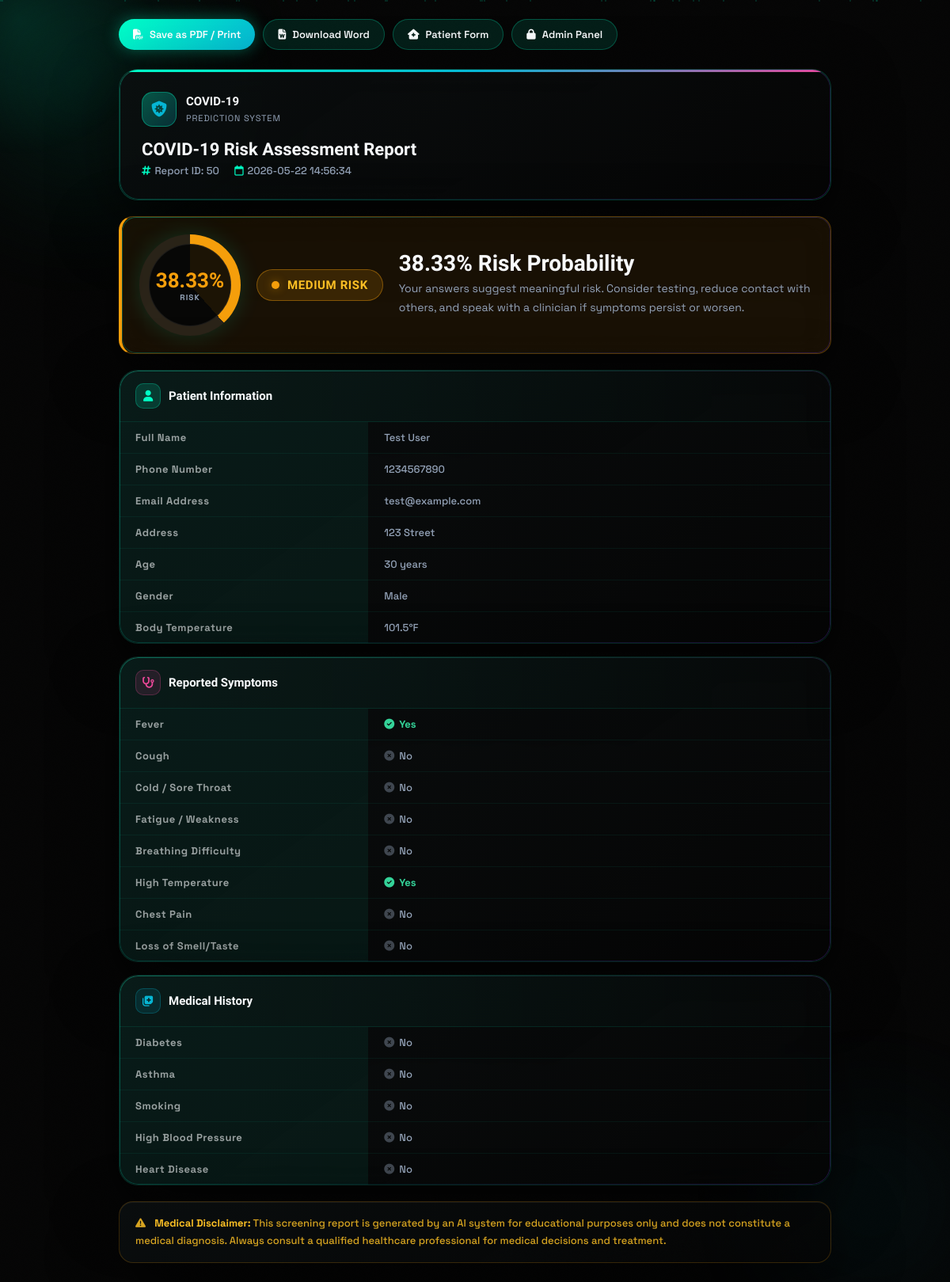
Page /report/50 (signed in) on the committed database.
### tables this page shows
CREATE TABLE predictions (
            id                  INTEGER PRIMARY KEY AUTOINCREMENT,
            user_id             INTEGER,
            created_at          TEXT    NOT NULL,
            name                TEXT    NOT NULL DEFAULT '',
            phone               TEXT    NOT NULL DEFAULT '',
            email               TEXT    NOT NULL DEFAULT '',
            address             TEXT    NOT NULL DEFAULT '',
            age                 INTEGER NOT NULL DEFAULT 35,
            gender              TEXT    NOT NULL DEFAULT 'Male',
            fever               TEXT    NOT NULL DEFAULT 'No',
            cough               TEXT    NOT NULL DEFAULT 'No',
            cold_sore_throat    TEXT    NOT NULL DEFAULT 'No',
            weakness            TEXT    NOT NULL DEFAULT 'No',
            breathing_difficulty TEXT   NOT NULL DEFAULT 'No',
            high_temperature    TEXT    NOT NULL DEFAULT 'No',
            temperature_f       REAL    NOT NULL DEFAULT 98.6,
            chest_pain          TEXT    NOT NULL DEFAULT 'No',
            loss_smell_taste    TEXT    NOT NULL DEFAULT 'No',
            diabetes            TEXT    NOT NULL DEFAULT 'No',
            asthma              TEXT    NOT NULL DEFAULT 'No',
            smoke               TEXT    NOT NULL DEFAULT 'No',
            high_blood_pressure TEXT    NOT NULL DEFAULT 'No',
            heart_disease       TEXT    NOT NULL DEFAULT 'No',
            risk_label          TEXT    NOT NULL DEFAULT 'Low Risk',
            risk_probability    REAL    NOT NULL DEFAULT 0,
            prediction          INTEGER NOT NULL DEFAULT 0,
            recommendation      TEXT    NOT NULL DEFAULT '',
            fallback            INTEGER NOT NULL DEFAULT 0
        );

### api/app.py (the view)
@app.get("/report/<int:record_id>")
def report(record_id):
    row = prediction_row(record_id)
    if row is None:
        return jsonify({"error": "Record not found."}), 404
    return render_template("report.html", **report_context(row))

### api/app.py (called while the page is built)
def get_db():
    if USE_POSTGRES:
        return _PgConnection(DATABASE_URL)
    conn = sqlite3.connect(DB_PATH)
    conn.row_factory = sqlite3.Row
    return conn

def prediction_row(record_id: int):
    init_db()
    with get_db() as conn:
        return conn.execute("SELECT * FROM predictions WHERE id=?", (record_id,)).fetchone()

def report_context(row):
    return {
        "record": row,
        "symptoms": [
            ("Fever", row["fever"]),
            ("Cough", row["cough"]),
            ("Cold / Sore Throat", row["cold_sore_throat"]),
            ("Fatigue / Weakness", row["weakness"]),
            ("Breathing Difficulty", row["breathing_difficulty"]),
            ("High Temperature", row["high_temperature"]),
            ("Chest Pain", row["chest_pain"]),
            ("Loss of Smell/Taste", row["loss_smell_taste"]),
        ],
        "history": [
            ("Diabetes", row["diabetes"]),
            ("Asthma", row["asthma"]),
            ("Smoking", row["smoke"]),
            ("High Blood Pressure", row["high_blood_pressure"]),
            ("Heart Disease", row["heart_disease"]),
        ],
    }

@app.after_request
def cors(response):
    response.headers["Access-Control-Allow-Origin"]  = "*"
    response.headers["Access-Control-Allow-Headers"] = "Content-Type"
    response.headers["Access-Control-Allow-Methods"] = "GET, POST, OPTIONS"
    return response

### api/templates/report.html (shortened to what this page needs)
<!DOCTYPE html>
<html lang="en">
<head>
  <link rel="stylesheet" href="https://cdnjs.cloudflare.com/ajax/libs/font-awesome/6.4.0/css/all.min.css" />
</head>
<body>
  <div class="cursor-glow" id="cursorGlow" aria-hidden="true"></div>
  <div class="particle-field" id="particleField" aria-hidden="true"></div>
  <div class="backglow" aria-hidden="true">
    <div class="blob one"></div>
    <div class="blob two"></div>
  </div>
  <div class="page">
    {% if printable is not defined or printable %}
    <div class="action-bar">
      <button class="btn btn-primary" onclick="window.print()">
        <i class="fa-solid fa-file-pdf"></i> Save as PDF / Print
      </button>
      <a class="btn btn-secondary" href="/download/{{ record.id }}/word">
        <i class="fa-solid fa-file-word"></i> Download Word
      </a>
      <a class="btn btn-secondary" href="/">
        <i class="fa-solid fa-house-medical"></i> Patient Form
      </a>
      <a class="btn btn-secondary" href="/admin">
        <i class="fa-solid fa-lock"></i> Admin Panel
      </a>
    </div>
    {% endif %}
    <div class="report-header">
      <div class="report-brand">
        <div class="mark"><i class="fa-solid fa-shield-virus"></i></div>
        <div class="brand-text">
          <strong>COVID-19</strong>
          <span>Prediction System</span>
        </div>
      </div>
      <div class="report-title">COVID-19 Risk Assessment Report</div>
      <div class="report-meta">
        <span><i class="fa-solid fa-hashtag"></i>Report ID: {{ record.id }}</span>
        <span><i class="fa-regular fa-calendar"></i>{{ record.created_at }}</span>
      </div>
    </div>
    {% set rk = record.risk_label|lower %}
    {% if 'high' in rk %}{% set risk_class = 'high' %}
    {% elif 'medium' in rk %}{% set risk_class = 'medium' %}
    {% else %}{% set risk_class = 'low' %}{% endif %}
    <div class="risk-box {{ risk_class }}">
      <div class="risk-box-inner">
        <div class="risk-visual" style="--risk-pct: {{ record.risk_probability }};">
          <div class="risk-meter-copy">
            <span>{{ record.risk_probability }}%</span>
            <small>Risk</small>
          </div>
        </div>
        <div class="risk-level-badge {{ risk_class }}">
          <span class="dot"></span>{{ record.risk_label }}
        </div>
        <div class="risk-details-text">
          <div class="risk-prob">{{ record.risk_probability }}% Risk Probability</div>
          <div class="risk-rec">{{ record.recommendation }}</div>
        </div>
      </div>
    </div>
    <div class="data-section">
      <div class="data-section-header">
        <div class="icon" style="background:rgba(0, 255, 198,0.15);border:1px solid rgba(0, 255, 198,0.25);color:var(--neon-green);">
          <i class="fa-solid fa-user"></i>
        </div>
        <h2>Patient Information</h2>
      </div>
      <table>
        <tr><th>Full Name</th><td>{{ record.name }}</td></tr>
        <tr><th>Phone Number</th><td>{{ record.phone }}</td></tr>
        <tr><th>Email Address</th><td>{{ record.email }}</td></tr>
        <tr><th>Address</th><td>{{ record.address }}</td></tr>
        <tr><th>Age</th><td>{{ record.age }} years</td></tr>
        <tr><th>Gender</th><td>{{ record.gender }}</td></tr>
        <tr><th>Body Temperature</th><td>{{ record.temperature_f }}°F</td></tr>
      </table>
    </div>
    <div class="data-section">
      <div class="data-section-header">
        <div class="icon" style="background:rgba(236,72,153,0.12);border:1px solid rgba(236,72,153,0.25);color:var(--pink);">
          <i class="fa-solid fa-stethoscope"></i>
        </div>
        <h2>Reported Symptoms</h2>
      </div>
      <table>
        {% for label, value in symptoms %}
        <tr>
          <th>{{ label }}</th>
          <td style="color:{% if value == 'Yes' %}#34d399{% else %}var(--muted){% endif %};font-weight:{% if value == 'Yes' %}700{% else %}500{% endif %};">
            {% if value == 'Yes' %}<i class="fa-solid fa-circle-check" style="margin-right:6px;"></i>{% else %}<i class="fa-solid fa-circle-xmark" style="margin-right:6px;opacity:0.4;"></i>{% endif %}{{ value }}
          </td>
        </tr>
        {% endfor %}
      </table>
    </div>
    <div class="data-section">
      <div class="data-section-header">
        <div class="icon" style="background:rgba(6,182,212,0.12);border:1px solid rgba(6,182,212,0.25);color:var(--cyan);">
          <i class="fa-solid fa-notes-medical"></i>
        </div>
        <h2>Medical History</h2>
      </div>
      <table>
        {% for label, value in history %}
        <tr>
          <th>{{ label }}</th>
          <td style="color:{% if value == 'Yes' %}#fbbf24{% else %}var(--muted){% endif %};font-weight:{% if value == 'Yes' %}700{% else %}500{% endif %};">
            {% if value == 'Yes' %}<i class="fa-solid fa-circle-exclamation" style="margin-right:6px;"></i>{% else %}<i class="fa-solid fa-circle-xmark" style="margin-right:6px;opacity:0.4;"></i>{% endif %}{{ value }}
          </td>
        </tr>
        {% endfor %}
      </table>
    </div>
    <div class="disclaimer">
      <i class="fa-solid fa-triangle-exclamation" style="margin-right:8px;"></i>
      <strong>Medical Disclaimer:</strong> This screening report is generated by an AI system for educational purposes only and does not constitute a medical diagnosis. Always consult a qualified healthcare professional for medical decisions and treatment.
    </div>
  </div>
</body>
</html>

### rows in the picture
predictions: id "50", created_at "2026-05-22 14:56:34", risk_probability "38.33", risk_label "MEDIUM RISK", recommendation "Your answers suggest meaningful risk. Consider testing, reduce contact with others, and speak with a clinician if symptoms persist or worsen.", name "Test User", phone "1234567890", email "test@example.com", address "123 Street", age "30", gender "Male", temperature_f "101.5", label "Fever", fever "Yes", label "Cough", cough "No", label "Cold / Sore Throat", cold_sore_throat "No", label "Fatigue / Weakness", weakness "No", label "Breathing Difficulty", breathing_difficulty "No", label "High Temperature", high_temperature "Yes", label "Chest Pain", chest_pain "No", label "Loss of Smell/Taste", loss_smell_taste "No", label "Diabetes", diabetes "No", label "Asthma", asthma "No", label "Smoking", smoke "No", label "High Blood Pressure", high_blood_pressure "No", label "Heart Disease", heart_disease "No"
